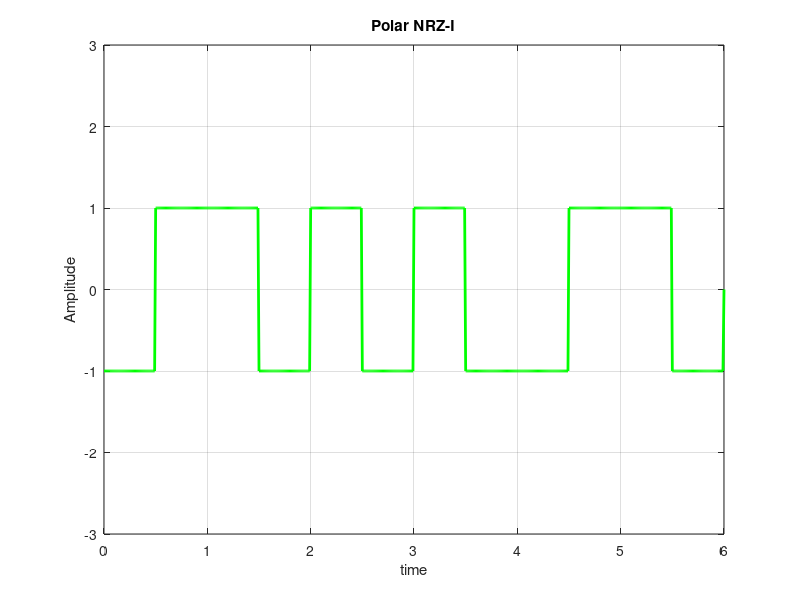

The MATLAB script that drew this image:
clc
clear all
close all

data = [0 1 0 0 1 1];

sample_per_bit = 100;
bitRate = 1;
total_bits = length(data);
total_sample_size = sample_per_bit * total_bits;
total_sample_time = total_bits / bitRate;
time_per_sample = total_sample_time / total_sample_size;
t = 0:time_per_sample:total_sample_time; 
y = zeros(1,length(t));

previous = 1;

for i=0:total_bits-1;
    if data(i+1) == 0
      if previous == 1;
        y(i*sample_per_bit+1 : (2*i+1)*(sample_per_bit/2)) = -1;
        y((2*i+1)*(sample_per_bit/2)+1 : (i+1)*sample_per_bit) = 1;
        previous = 1;
      else
        y(i*sample_per_bit+1 : (2*i+1)*(sample_per_bit/2)) = 1;
        y((2*i+1)*(sample_per_bit/2)+1 : (i+1)*sample_per_bit) = -1;
        previous = -1;
      endif;
    else 
      y(i*sample_per_bit+1 : (2*i+1)*(sample_per_bit/2)) = previous;
      y((2*i+1)*(sample_per_bit/2)+1 : (i+1)*sample_per_bit) = -previous;
      previous = -previous;
    endif;
endfor;

plot(t,y,'g','Linewidth',2);
axis([0 t(end) -3 3]);
grid on;
xlabel('time');
ylabel('Amplitude');
title('Polar NRZ-I');

%decoding the digital signal 
pre = 1;
count = 0;
for j = 1:sample_per_bit:length(y)-1;
  count = count+1;
  if y(j) == pre
    signal_decoded(count) = 1;
    pre=-pre;
  else
    %count = count+1;
    signal_decoded(count) = 0;
    pre = pre;
  endif;
endfor;
disp(signal_decoded);

